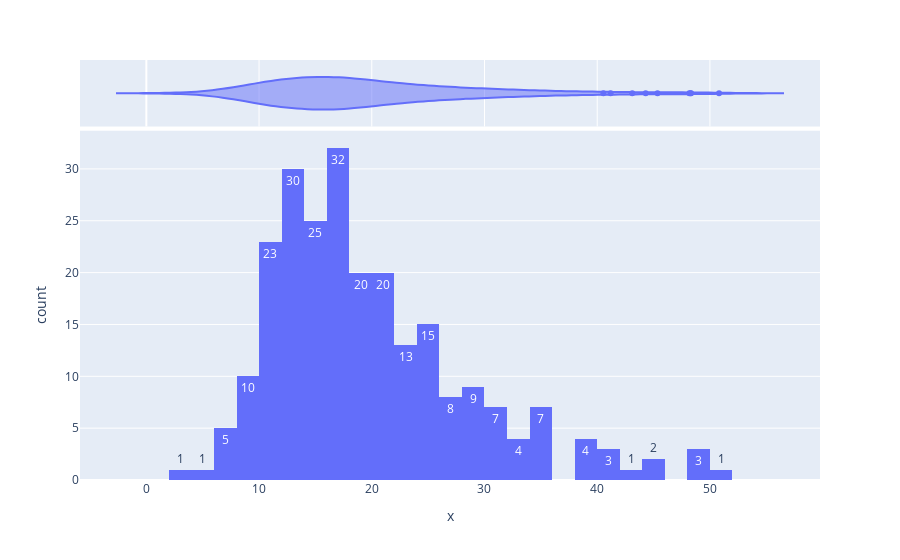

Notebook cell for this chart:
### Code cell
# distribute the value of total bil
fig = px.histogram(x = df['total_bill'], text_auto = True, marginal = 'violin')
fig.show()

### Figure 1 — Plotly figure (JSON) as saved in the notebook; plotly's stock layout.template omitted (floating-point values rounded to 4 significant figures; data arrays with more than 128 entries replaced by an {"elided": "..."} marker saying what was removed)
{"data": [{"alignmentgroup": "True", "bingroup": "x", "hovertemplate": "x=%{x}<br>count=%{y}<extra></extra>", "legendgroup": "", "marker": {"color": "#636efa", "pattern": {"shape": ""}}, "name": "", "offsetgroup": "", "orientation": "v", "showlegend": false, "texttemplate": "%{value}", "type": "histogram", "x": {"elided": "244 float values"}, "xaxis": "x", "yaxis": "y"}, {"alignmentgroup": "True", "hovertemplate": "x=%{x}<extra></extra>", "legendgroup": "", "marker": {"color": "#636efa"}, "name": "", "offsetgroup": "", "scalegroup": "x", "showlegend": false, "type": "violin", "x": {"elided": "244 float values"}, "xaxis": "x2", "yaxis": "y2"}], "layout": {"autosize": true, "barmode": "relative", "legend": {"tracegroupgap": 0}, "margin": {"t": 60}, "xaxis": {"anchor": "y", "autorange": true, "domain": [0, 1], "range": [-5.886, 59.77], "title": {"text": "x"}, "type": "linear"}, "xaxis2": {"anchor": "y2", "autorange": true, "domain": [0, 1], "matches": "x", "range": [-5.886, 59.77], "showgrid": true, "showticklabels": false, "type": "linear"}, "yaxis": {"anchor": "x", "autorange": true, "domain": [0, 0.8316], "range": [0, 33.68], "title": {"text": "count"}}, "yaxis2": {"anchor": "x2", "autorange": true, "domain": [0.8416, 1], "matches": "y2", "range": [-0.5, 0.5], "showgrid": false, "showline": false, "showticklabels": false, "ticks": "", "type": "category"}}}
